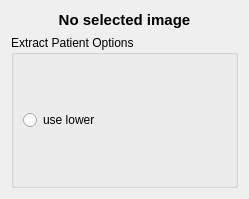
<?xml version="1.0" encoding="UTF-8"?>
<ui version="4.0">
 <class>vvToolExtractPatient</class>
 <widget class="QWidget" name="vvToolExtractPatient">
  <property name="geometry">
   <rect>
    <x>0</x>
    <y>0</y>
    <width>249</width>
    <height>199</height>
   </rect>
  </property>
  <property name="windowTitle">
   <string>Form</string>
  </property>
  <layout class="QVBoxLayout" name="verticalLayout">
   <item>
    <widget class="QLabel" name="mLabelInput">
     <property name="sizePolicy">
      <sizepolicy hsizetype="Preferred" vsizetype="Fixed">
       <horstretch>0</horstretch>
       <verstretch>0</verstretch>
      </sizepolicy>
     </property>
     <property name="font">
      <font>
       <pointsize>11</pointsize>
       <weight>75</weight>
       <bold>true</bold>
      </font>
     </property>
     <property name="frameShape">
      <enum>QFrame::NoFrame</enum>
     </property>
     <property name="text">
      <string>No selected image</string>
     </property>
     <property name="alignment">
      <set>Qt::AlignCenter</set>
     </property>
    </widget>
   </item>
   <item>
    <widget class="QGroupBox" name="mOptionsBox">
     <property name="title">
      <string>Extract Patient Options</string>
     </property>
     <layout class="QVBoxLayout" name="verticalLayout_3">
      <item>
       <layout class="QVBoxLayout" name="verticalLayout_2">
        <item>
         <widget class="vvIntensityValueSlider" name="mAirUpperThresholdSlider" native="true"/>
        </item>
        <item>
         <widget class="QRadioButton" name="mRadioButtonLowerThan">
          <property name="text">
           <string>use lower</string>
          </property>
          <property name="autoExclusive">
           <bool>false</bool>
          </property>
         </widget>
        </item>
        <item>
         <widget class="vvIntensityValueSlider" name="mAirLowerThresholdSlider" native="true">
          <property name="enabled">
           <bool>false</bool>
          </property>
         </widget>
        </item>
       </layout>
      </item>
     </layout>
    </widget>
   </item>
  </layout>
 </widget>
 <customwidgets>
  <customwidget>
   <class>vvIntensityValueSlider</class>
   <extends>QWidget</extends>
   <header>vvIntensityValueSlider.h</header>
   <container>1</container>
  </customwidget>
 </customwidgets>
 <resources>
  <include location="../vvIcons.qrc"/>
 </resources>
 <connections>
  <connection>
   <sender>mRadioButtonLowerThan</sender>
   <signal>toggled(bool)</signal>
   <receiver>mAirLowerThresholdSlider</receiver>
   <slot>setEnabled(bool)</slot>
   <hints>
    <hint type="sourcelabel">
     <x>64</x>
     <y>275</y>
    </hint>
    <hint type="destinationlabel">
     <x>79</x>
     <y>299</y>
    </hint>
   </hints>
  </connection>
 </connections>
</ui>
